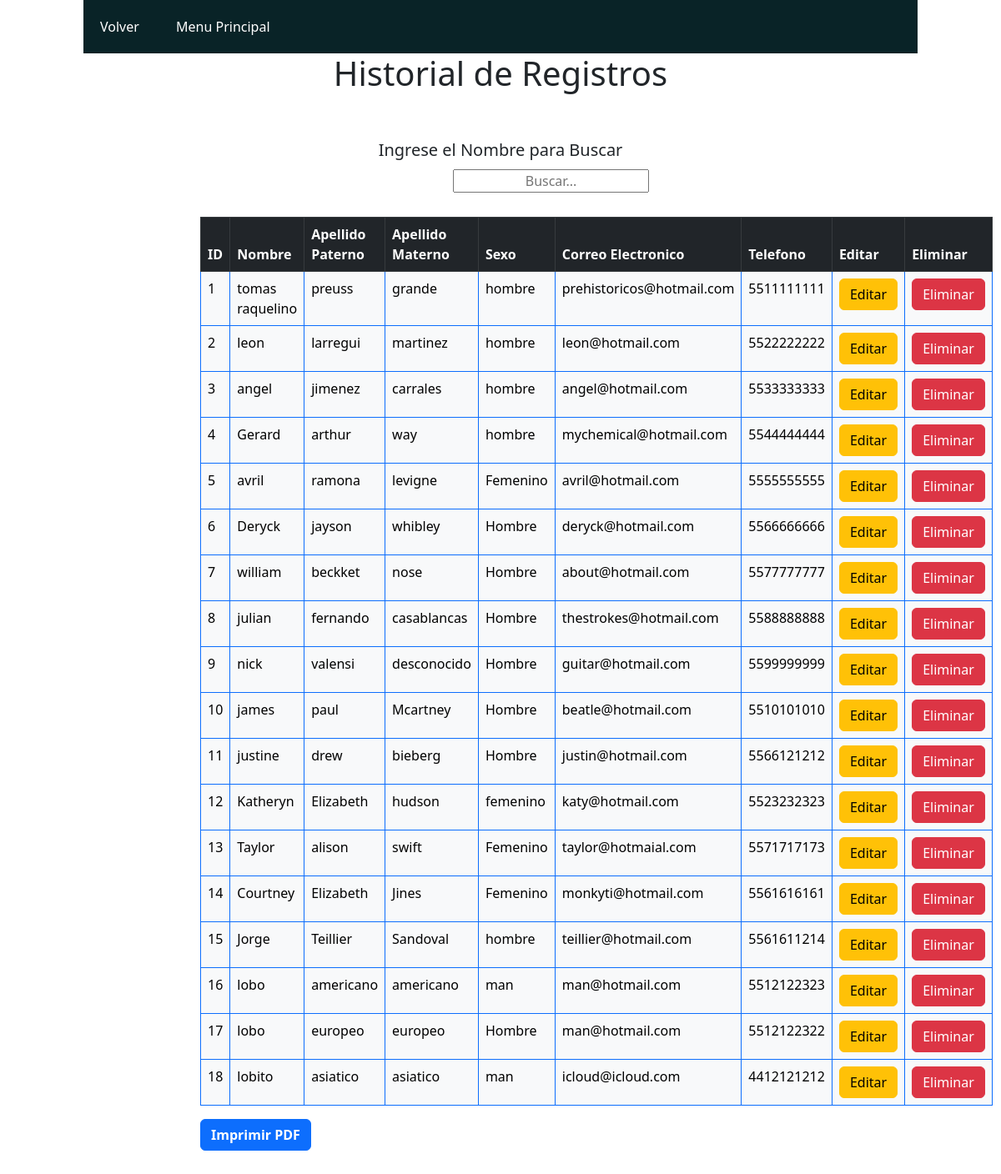
Screenshot of /contactos/historial.php with the database file from the repository.
### tables this page shows
CREATE TABLE `contactos` (
  `id` int NOT NULL,
  `nombre` varchar(255) NOT NULL,
  `apellido_paterno` varchar(255) NOT NULL,
  `apellido_materno` varchar(255) NOT NULL,
  `sexo` varchar(255) NOT NULL,
  `correo` varchar(255) NOT NULL,
  `telefono` varchar(10) NOT NULL
);

### contactos/historial.php (the view, shortened to what this page needs)
<!DOCTYPE html>
<html lang="en">
<head>
    <link rel="stylesheet" href="../assets/css/menu1.css"/>
    <link rel="stylesheet" href="../assets/css/bootstrap.css">
    <link rel="stylesheet" href="../assets/css/contactos.css">
</head>
<body>
    <ul class="menu">
        <li><a href="./inicio.php">Volver</a></li>
        <li><a href="../menu.php">Menu Principal</a></li>
    </ul>
<h1 align="center">Historial de Registros</h1>
<br>
<br>
                  <h5 style="text-align:center;">Ingrese el Nombre para Buscar</h5>
                  <div class="centrado">
                  <input  style="text-align:center;" type="text" id="searchInput" placeholder="Buscar...">
                  </div>
    <div class="cajadetabla">
    <table  id="" class="table table-light table-bordered border-primary">
                <thead class="table-dark">
                        <tr>
                            <th>ID</th>
                            <th>Nombre </th>
                            <th>Apellido Paterno</th>
                            <th>Apellido Materno</th>
                            <th>Sexo</th>
                            <th>Correo Electronico</th>
                            <th>Telefono</th>
                            <th>Editar</th>
                            <th>Eliminar</th>
                        </tr>
                    </thead>
                <?php
                $i = 1;
                include "../db/db.php";
                $peticion = "SELECT * FROM contactos ";
                $resultado = mysqli_query($conexion, $peticion);
                while ($fila = mysqli_fetch_array($resultado)) {
                ?>
                    <tbody id="tableBody">
                        <tr>
                            <td><?php echo $i++; ?></td>
                            <td><?php echo $fila['nombre'] ?></td>
                            <td><?php echo $fila['apellido_paterno'] ?></td>
                            <td><?php echo $fila['apellido_materno'] ?></td>
                            <td><?php echo $fila['sexo'] ?></td>
                            <td><?php echo $fila['correo'] ?></td>
                            <td><?php echo $fila['telefono'] ?></td>
                            <td><a type="submit" class="btn btn-warning" href="actualizar.php?id=<?php echo $fila["id"]; ?>">Editar</a></td>
                            <td><a type="submit" class="btn btn-danger" href="eliminar.php?id=<?php echo $fila["id"]; ?>">Eliminar</a></td>
                        </tr>
                     </tbody>
                <?php } ?>
                </table>
<div class="reporte">
<a target="_blank" href="reporte.php" class="btn btn-primary"><b>Imprimir PDF</b></a>
</div>
</body>
</html>

### assets/css/menu1.css (style rules this page uses)
body { font-family: Arial, Helvetica; background:#e8e8e8; }
.menu { list-style: none; padding: 0; background: #092327; width: 90%; max-width: 1000px; margin: auto; }
.menu li a { text-decoration: none; color: white; padding: 20px; display: block; }
.menu li { display: inline-block; text-align: center; }

### assets/css/contactos.css (style rules this page uses)
* { margin: 0; padding: 0; box-sizing: border-box; }
.cajadetabla { width: 85%; padding: 150px; margin: auto; margin-top: -120px; }
.centrado { width: 10%; margin: auto; height: 30px; padding: 3px; }

### rows the page displays
contactos: nombre "tomas raquelino", apellido_paterno "preuss", apellido_materno "grande", sexo "hombre", correo "prehistoricos@hotmail.com", telefono "5511111111"
contactos: nombre "leon", apellido_paterno "larregui", apellido_materno "martinez", sexo "hombre", correo "leon@hotmail.com", telefono "5522222222"
contactos: nombre "angel", apellido_paterno "jimenez", apellido_materno "carrales", sexo "hombre", correo "angel@hotmail.com", telefono "5533333333"
contactos: nombre "Gerard", apellido_paterno "arthur", apellido_materno "way", sexo "hombre", correo "mychemical@hotmail.com", telefono "5544444444"
contactos: nombre "avril", apellido_paterno "ramona", apellido_materno "levigne", sexo "Femenino", correo "avril@hotmail.com", telefono "5555555555"
contactos: nombre "Deryck", apellido_paterno "jayson", apellido_materno "whibley", sexo "Hombre", correo "deryck@hotmail.com", telefono "5566666666"
contactos: nombre "william", apellido_paterno "beckket", apellido_materno "nose", sexo "Hombre", correo "about@hotmail.com", telefono "5577777777"
contactos: nombre "julian", apellido_paterno "fernando", apellido_materno "casablancas", sexo "Hombre", correo "thestrokes@hotmail.com", telefono "5588888888"
contactos: nombre "nick", apellido_paterno "valensi", apellido_materno "desconocido", sexo "Hombre", correo "guitar@hotmail.com", telefono "5599999999"
contactos: nombre "james", apellido_paterno "paul", apellido_materno "Mcartney", sexo "Hombre", correo "beatle@hotmail.com", telefono "5510101010"
contactos: nombre "justine", apellido_paterno "drew", apellido_materno "bieberg", sexo "Hombre", correo "justin@hotmail.com", telefono "5566121212"
contactos: nombre "Katheryn", apellido_paterno "Elizabeth", apellido_materno "hudson", sexo "femenino", correo "katy@hotmail.com", telefono "5523232323"
contactos: nombre "Taylor", apellido_paterno "alison", apellido_materno "swift", sexo "Femenino", correo "taylor@hotmaial.com", telefono "5571717173"
contactos: nombre "Courtney", apellido_paterno "Elizabeth", apellido_materno "Jines", sexo "Femenino", correo "monkyti@hotmail.com", telefono "5561616161"
contactos: nombre "Jorge", apellido_paterno "Teillier", apellido_materno "Sandoval", sexo "hombre", correo "teillier@hotmail.com", telefono "5561611214"
contactos: nombre "lobo", apellido_paterno "americano", apellido_materno "americano", sexo "man", correo "man@hotmail.com", telefono "5512122323"
contactos: nombre "lobo", apellido_paterno "europeo", apellido_materno "europeo", sexo "Hombre", correo "man@hotmail.com", telefono "5512122322"
contactos: nombre "lobito", apellido_paterno "asiatico", apellido_materno "asiatico", sexo "man", correo "icloud@icloud.com", telefono "4412121212"
